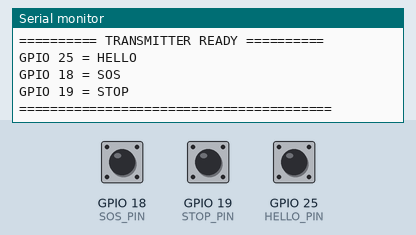
A sketch run on a simulated ESP32. Parts: the last lines printed to the serial monitor. The inputs (shaded band) are chosen by the test bench; at power-on: GPIO 18 (SOS_PIN) HIGH, GPIO 19 (STOP_PIN) HIGH, GPIO 25 (HELLO_PIN) HIGH.

Above: at 1.7 s.
1.8 s: GPIO 18 (SOS_PIN) pulled LOW for 0.15 s
At 2.6 s:
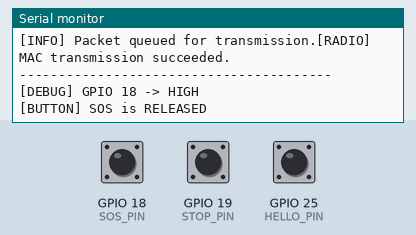
3.4 s: GPIO 19 (STOP_PIN) pulled LOW for 0.15 s
At 4.7 s:
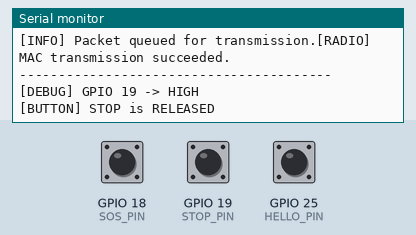
5.0 s: GPIO 25 (HELLO_PIN) pulled LOW for 0.15 s
At 6.2 s:
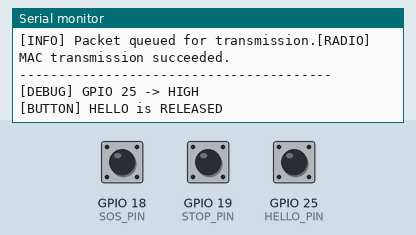
6.6 s: GPIO 18 (SOS_PIN) pulled LOW for 1 s
At 7.1 s:
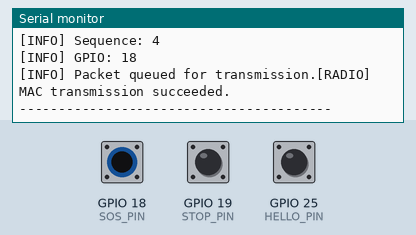
9.1 s: GPIO 19 (STOP_PIN) pulled LOW for 1 s
At 9.9 s:
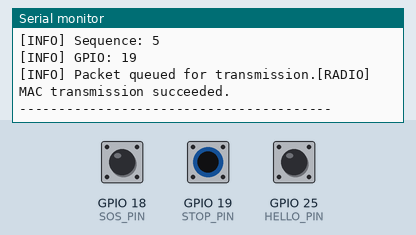
11.6 s: GPIO 25 (HELLO_PIN) pulled LOW for 1 s
At 12.1 s:
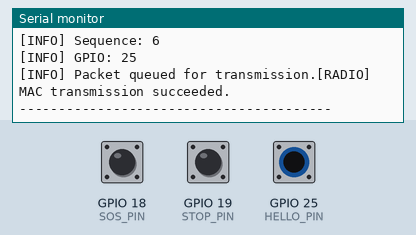
Timing chart, 0 to 14.6 s (numbered marks = the images above; inputs shaded):
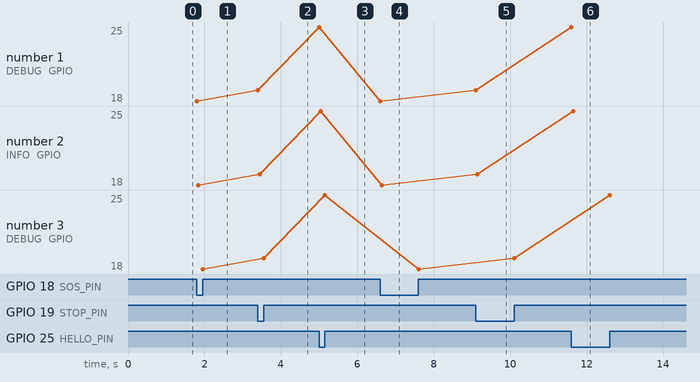

Measured:
- after the input at 1.8 s, the serial monitor: prints a new line at once (image 1)
- after the input at 3.4 s, the serial monitor: prints a new line at once (image 2)
- after the input at 5.0 s, the serial monitor: prints a new line at once (image 3)
- after the input at 6.6 s, the serial monitor: prints a new line at once (image 4)
- after the input at 9.1 s, the serial monitor: prints a new line at once (image 5)
- after the input at 11.6 s, the serial monitor: prints a new line at once (image 6)
- plotted number 1: 19 → 25 after the input at 5.0 s, 25 → 18 after the input at 6.6 s, 18 → 19 after the input at 9.1 s, 19 → 25 after the input at 11.6 s
- plotted number 2: 19 → 25 after the input at 5.0 s, 25 → 18 after the input at 6.6 s, 18 → 19 after the input at 9.1 s, 19 → 25 after the input at 11.6 s

The sketch:

TRANSMITTER_esp.ino
```cpp
/*
 * ============================================================
 * Project : EMT Wireless Communication System
 * Device  : ESP32 Transmitter
 * Firmware: 3.0.0
 *
 * BUTTON CONNECTIONS:
 *   HELLO -> GPIO 25 -> GND
 *   SOS   -> GPIO 18 -> GND
 *   STOP  -> GPIO 19 -> GND
 *
 * Communication : ESP-NOW
 * Wi-Fi Channel  : 1
 * Serial Baud    : 115200
 * ============================================================
 */

#include <WiFi.h>
#include <esp_now.h>
#include <esp_wifi.h>
#include <esp_arduino_version.h>

// ============================================================
// CONFIGURATION
// ============================================================

namespace Config {
  constexpr uint8_t WIFI_CHANNEL = 1;

  constexpr uint8_t HELLO_PIN = 25;
  constexpr uint8_t SOS_PIN   = 18;
  constexpr uint8_t STOP_PIN  = 19;

  constexpr uint32_t SERIAL_BAUD = 115200;
  constexpr uint32_t DEBOUNCE_MS = 40;

  constexpr uint32_t PACKET_MAGIC = 0x454D5446;
}

// ============================================================
// COMMANDS
// ============================================================

enum class Command : uint8_t {
  HELLO = 1,
  SOS   = 2,
  STOP  = 3
};

// ============================================================
// MESSAGE FORMAT
// Must match the receiver's message structure.
// ============================================================

struct __attribute__((packed)) WirelessMessage {
  uint32_t magic;
  uint32_t sequence;
  uint8_t command;
};

static_assert(sizeof(WirelessMessage) == 9,
              "Unexpected message size");

// Broadcast MAC address
const uint8_t BROADCAST_MAC[6] = {
  0xFF, 0xFF, 0xFF, 0xFF, 0xFF, 0xFF
};

// ============================================================
// BUTTON STATE
// ============================================================

struct ButtonState {
  const char* name;
  uint8_t pin;
  Command command;

  bool lastRawState;
  bool stableState;

  uint32_t lastChangeTime;
};

ButtonState buttons[] = {
  {
    "HELLO", Config::HELLO_PIN, Command::HELLO,
    HIGH, HIGH, 0
  },
  {
    "SOS", Config::SOS_PIN, Command::SOS,
    HIGH, HIGH, 0
  },
  {
    "STOP", Config::STOP_PIN, Command::STOP,
    HIGH, HIGH, 0
  }
};

constexpr size_t BUTTON_COUNT =
  sizeof(buttons) / sizeof(buttons[0]);

// ============================================================
// COMMUNICATION STATE
// ============================================================

uint32_t sequenceNumber = 0;

volatile uint32_t successfulSends = 0;
volatile uint32_t failedSends = 0;

// ============================================================
// COMMAND NAME
// ============================================================

const char* commandName(Command command) {
  switch (command) {
    case Command::HELLO:
      return "HELLO";

    case Command::SOS:
      return "SOS";

    case Command::STOP:
      return "STOP";

    default:
      return "UNKNOWN";
  }
}

// ============================================================
// ESP-NOW SEND CALLBACK
// ============================================================

#if ESP_ARDUINO_VERSION_MAJOR >= 3

void onDataSent(
  const wifi_tx_info_t* info,
  esp_now_send_status_t status
) {
  (void)info;

  if (status == ESP_NOW_SEND_SUCCESS) {
    successfulSends++;
    Serial.println("[RADIO] MAC transmission succeeded.");
  } else {
    failedSends++;
    Serial.println("[RADIO] MAC transmission failed.");
  }
}

#else

void onDataSent(
  const uint8_t* macAddress,
  esp_now_send_status_t status
) {
  (void)macAddress;

  if (status == ESP_NOW_SEND_SUCCESS) {
    successfulSends++;
    Serial.println("[RADIO] MAC transmission succeeded.");
  } else {
    failedSends++;
    Serial.println("[RADIO] MAC transmission failed.");
  }
}

#endif

// ============================================================
// INITIALIZE ESP-NOW
// ============================================================

bool initializeWireless() {
  WiFi.mode(WIFI_STA);
  WiFi.disconnect();

  if (
    esp_wifi_set_channel(
      Config::WIFI_CHANNEL,
      WIFI_SECOND_CHAN_NONE
    ) != ESP_OK
  ) {
    Serial.println("[ERROR] Failed to set Wi-Fi channel.");
    return false;
  }

  if (esp_now_init() != ESP_OK) {
    Serial.println("[ERROR] ESP-NOW initialization failed.");
    return false;
  }

  if (
    esp_now_register_send_cb(onDataSent) != ESP_OK
  ) {
    Serial.println("[ERROR] Send callback registration failed.");
    return false;
  }

  esp_now_peer_info_t peerInfo = {};

  memcpy(
    peerInfo.peer_addr,
    BROADCAST_MAC,
    sizeof(BROADCAST_MAC)
  );

  peerInfo.channel = Config::WIFI_CHANNEL;
  peerInfo.encrypt = false;
  peerInfo.ifidx = WIFI_IF_STA;

  if (esp_now_add_peer(&peerInfo) != ESP_OK) {
    Serial.println("[ERROR] Failed to add broadcast peer.");
    return false;
  }

  Serial.print("[INFO] Transmitter MAC: ");
  Serial.println(WiFi.macAddress());

  Serial.println("[INFO] ESP-NOW initialized.");
  return true;
}

// ============================================================
// SEND COMMAND
// ============================================================

void sendCommand(Command command) {
  WirelessMessage message = {};

  message.magic = Config::PACKET_MAGIC;
  message.sequence = ++sequenceNumber;
  message.command = static_cast<uint8_t>(command);

  Serial.println();
  Serial.println("----------------------------------------");

  Serial.print("[BUTTON] ");
  Serial.println(commandName(command));

  Serial.print("[INFO] Sequence: ");
  Serial.println(message.sequence);

  Serial.print("[INFO] GPIO: ");

  switch (command) {
    case Command::HELLO:
      Serial.println(Config::HELLO_PIN);
      break;

    case Command::SOS:
      Serial.println(Config::SOS_PIN);
      break;

    case Command::STOP:
      Serial.println(Config::STOP_PIN);
      break;
  }

  esp_err_t result = esp_now_send(
    BROADCAST_MAC,
    reinterpret_cast<const uint8_t*>(&message),
    sizeof(message)
  );

  if (result == ESP_OK) {
    Serial.println("[INFO] Packet queued for transmission.");
  } else {
    Serial.print("[ERROR] Send request failed. Error: ");
    Serial.println(static_cast<int>(result));
  }

  Serial.println("----------------------------------------");
}

// ============================================================
// BUTTON PROCESSING
// ============================================================

void updateButtons() {
  const uint32_t now = millis();

  for (size_t i = 0; i < BUTTON_COUNT; i++) {
    ButtonState& button = buttons[i];

    const bool rawState = digitalRead(button.pin);

    // Detect raw changes
    if (rawState != button.lastRawState) {
      button.lastRawState = rawState;
      button.lastChangeTime = now;

      Serial.print("[DEBUG] GPIO ");
      Serial.print(button.pin);
      Serial.print(" -> ");
      Serial.println(rawState == HIGH ? "HIGH" : "LOW");
    }

    // Debounce the input
    if (
      (uint32_t)(now - button.lastChangeTime) >=
        Config::DEBOUNCE_MS &&
      rawState != button.stableState
    ) {
      button.stableState = rawState;

      Serial.print("[BUTTON] ");
      Serial.print(button.name);
      Serial.print(" is ");
      Serial.println(
        rawState == LOW ? "PRESSED" : "RELEASED"
      );

      // INPUT_PULLUP: LOW means pressed
      if (button.stableState == LOW) {
        sendCommand(button.command);
      }
    }
  }
}

// ============================================================
// SETUP
// ============================================================

void setup() {
  Serial.begin(Config::SERIAL_BAUD);
  delay(500);

  Serial.println();
  Serial.println("========================================");
  Serial.println(" EMT WIRELESS TRANSMITTER");
  Serial.println(" Firmware 3.0.0");
  Serial.println("========================================");

  // Configure button inputs
  for (size_t i = 0; i < BUTTON_COUNT; i++) {
    pinMode(buttons[i].pin, INPUT_PULLUP);

    bool initialState = digitalRead(buttons[i].pin);

    buttons[i].lastRawState = initialState;
    buttons[i].stableState = initialState;
    buttons[i].lastChangeTime = millis();

    Serial.print("[INIT] ");
    Serial.print(buttons[i].name);
    Serial.print(" GPIO ");
    Serial.print(buttons[i].pin);
    Serial.print(" = ");
    Serial.println(initialState == HIGH ? "HIGH" : "LOW");
  }

  if (!initializeWireless()) {
    Serial.println("[FATAL] Wireless initialization failed.");

    while (true) {
      delay(1000);
    }
  }

  Serial.println();
  Serial.println("========== TRANSMITTER READY ==========");
  Serial.println("GPIO 25 = HELLO");
  Serial.println("GPIO 18 = SOS");
  Serial.println("GPIO 19 = STOP");
  Serial.println("========================================");
}

// ============================================================
// MAIN LOOP
// ============================================================

void loop() {
  updateButtons();
  delay(1);
}
```
